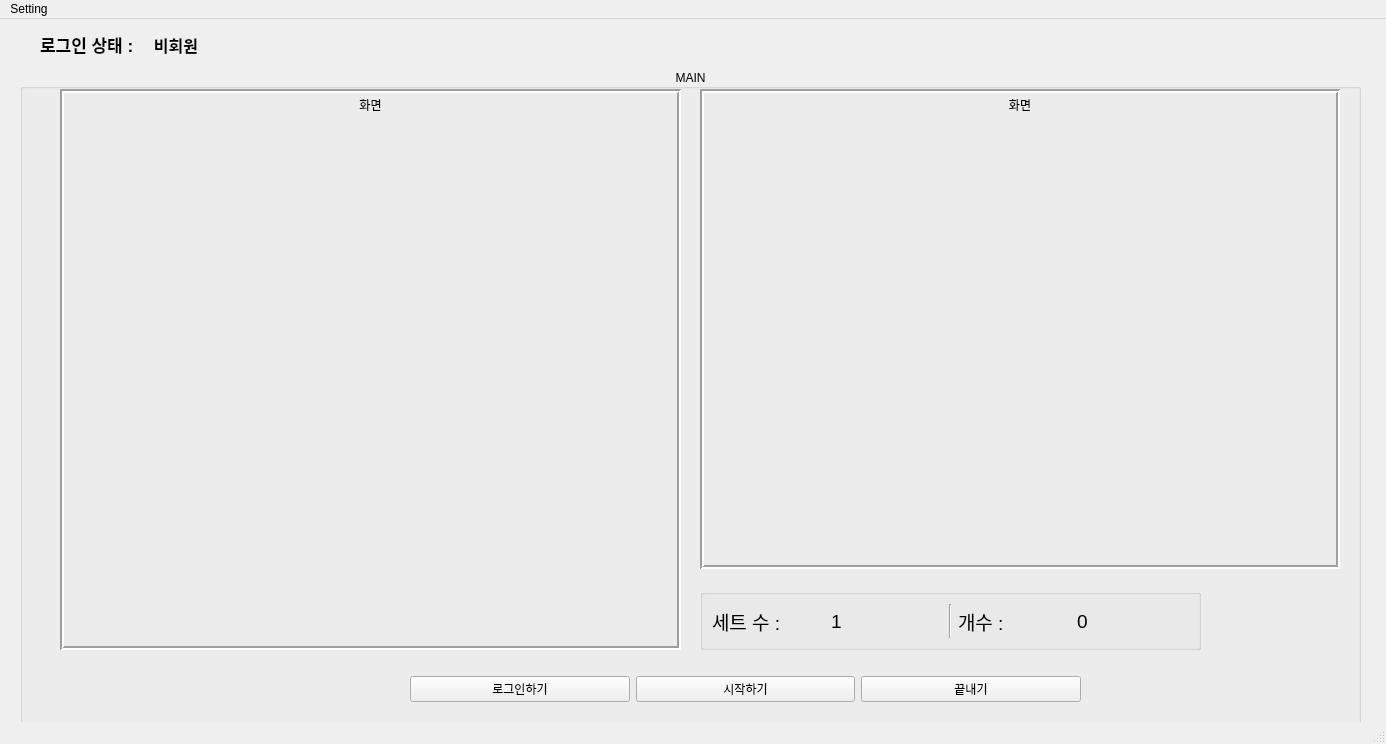
<?xml version="1.0" encoding="UTF-8"?>
<ui version="4.0">
 <class>MainWindow</class>
 <widget class="QMainWindow" name="MainWindow">
  <property name="geometry">
   <rect>
    <x>0</x>
    <y>0</y>
    <width>1386</width>
    <height>744</height>
   </rect>
  </property>
  <property name="windowTitle">
   <string>MainWindow</string>
  </property>
  <widget class="QWidget" name="centralwidget">
   <widget class="QGroupBox" name="groupBox">
    <property name="geometry">
     <rect>
      <x>20</x>
      <y>50</y>
      <width>1341</width>
      <height>721</height>
     </rect>
    </property>
    <property name="title">
     <string>MAIN</string>
    </property>
    <property name="alignment">
     <set>Qt::AlignCenter</set>
    </property>
    <widget class="QLabel" name="camLabel">
     <property name="geometry">
      <rect>
       <x>680</x>
       <y>20</y>
       <width>640</width>
       <height>480</height>
      </rect>
     </property>
     <property name="frameShape">
      <enum>QFrame::Box</enum>
     </property>
     <property name="frameShadow">
      <enum>QFrame::Sunken</enum>
     </property>
     <property name="lineWidth">
      <number>2</number>
     </property>
     <property name="text">
      <string>화면</string>
     </property>
     <property name="scaledContents">
      <bool>false</bool>
     </property>
     <property name="alignment">
      <set>Qt::AlignHCenter|Qt::AlignTop</set>
     </property>
     <property name="margin">
      <number>20</number>
     </property>
    </widget>
    <widget class="QLabel" name="refLabel">
     <property name="geometry">
      <rect>
       <x>40</x>
       <y>20</y>
       <width>621</width>
       <height>561</height>
      </rect>
     </property>
     <property name="styleSheet">
      <string notr="true"/>
     </property>
     <property name="frameShape">
      <enum>QFrame::Box</enum>
     </property>
     <property name="frameShadow">
      <enum>QFrame::Sunken</enum>
     </property>
     <property name="lineWidth">
      <number>2</number>
     </property>
     <property name="midLineWidth">
      <number>0</number>
     </property>
     <property name="text">
      <string>화면</string>
     </property>
     <property name="scaledContents">
      <bool>false</bool>
     </property>
     <property name="alignment">
      <set>Qt::AlignHCenter|Qt::AlignTop</set>
     </property>
     <property name="margin">
      <number>20</number>
     </property>
    </widget>
    <widget class="QWidget" name="layoutWidget">
     <property name="geometry">
      <rect>
       <x>390</x>
       <y>600</y>
       <width>671</width>
       <height>41</height>
      </rect>
     </property>
     <layout class="QHBoxLayout" name="horizontalLayout">
      <item>
       <widget class="QPushButton" name="loginButton">
        <property name="text">
         <string>로그인하기</string>
        </property>
       </widget>
      </item>
      <item>
       <widget class="QPushButton" name="startButton">
        <property name="text">
         <string>시작하기</string>
        </property>
       </widget>
      </item>
      <item>
       <widget class="QPushButton" name="stopButton">
        <property name="text">
         <string>끝내기</string>
        </property>
       </widget>
      </item>
     </layout>
    </widget>
    <widget class="QGroupBox" name="setBox">
     <property name="geometry">
      <rect>
       <x>680</x>
       <y>520</y>
       <width>501</width>
       <height>61</height>
      </rect>
     </property>
     <property name="flat">
      <bool>false</bool>
     </property>
     <layout class="QHBoxLayout" name="horizontalLayout_2">
      <item>
       <widget class="QLabel" name="label_2">
        <property name="font">
         <font>
          <pointsize>14</pointsize>
         </font>
        </property>
        <property name="text">
         <string>세트 수 :</string>
        </property>
       </widget>
      </item>
      <item>
       <widget class="QLabel" name="setLabel">
        <property name="font">
         <font>
          <pointsize>14</pointsize>
         </font>
        </property>
        <property name="text">
         <string>1</string>
        </property>
       </widget>
      </item>
      <item>
       <widget class="Line" name="line">
        <property name="frameShadow">
         <enum>QFrame::Sunken</enum>
        </property>
        <property name="lineWidth">
         <number>1</number>
        </property>
        <property name="orientation">
         <enum>Qt::Vertical</enum>
        </property>
       </widget>
      </item>
      <item>
       <widget class="QLabel" name="label_3">
        <property name="font">
         <font>
          <pointsize>14</pointsize>
         </font>
        </property>
        <property name="text">
         <string>개수 :</string>
        </property>
       </widget>
      </item>
      <item>
       <widget class="QLabel" name="repLabel">
        <property name="font">
         <font>
          <pointsize>14</pointsize>
         </font>
        </property>
        <property name="text">
         <string>0</string>
        </property>
       </widget>
      </item>
     </layout>
    </widget>
   </widget>
   <widget class="QWidget" name="horizontalLayoutWidget">
    <property name="geometry">
     <rect>
      <x>40</x>
      <y>10</y>
      <width>172</width>
      <height>31</height>
     </rect>
    </property>
    <layout class="QHBoxLayout" name="horizontalLayout_3">
     <item>
      <widget class="QLabel" name="userlabel">
       <property name="font">
        <font>
         <pointsize>13</pointsize>
         <weight>75</weight>
         <bold>true</bold>
        </font>
       </property>
       <property name="text">
        <string>로그인 상태 :</string>
       </property>
      </widget>
     </item>
     <item>
      <widget class="QLabel" name="loginStatus">
       <property name="font">
        <font>
         <pointsize>12</pointsize>
         <weight>75</weight>
         <italic>false</italic>
         <bold>true</bold>
         <underline>false</underline>
         <kerning>true</kerning>
        </font>
       </property>
       <property name="text">
        <string>비회원</string>
       </property>
       <property name="alignment">
        <set>Qt::AlignCenter</set>
       </property>
      </widget>
     </item>
    </layout>
   </widget>
  </widget>
  <widget class="QMenuBar" name="menubar">
   <property name="geometry">
    <rect>
     <x>0</x>
     <y>0</y>
     <width>1386</width>
     <height>21</height>
    </rect>
   </property>
   <widget class="QMenu" name="menuSetting">
    <property name="title">
     <string>Setting</string>
    </property>
    <addaction name="actiontest"/>
   </widget>
   <addaction name="menuSetting"/>
  </widget>
  <widget class="QStatusBar" name="statusbar"/>
  <action name="actiontest">
   <property name="text">
    <string>test</string>
   </property>
  </action>
 </widget>
 <resources/>
 <connections/>
</ui>
